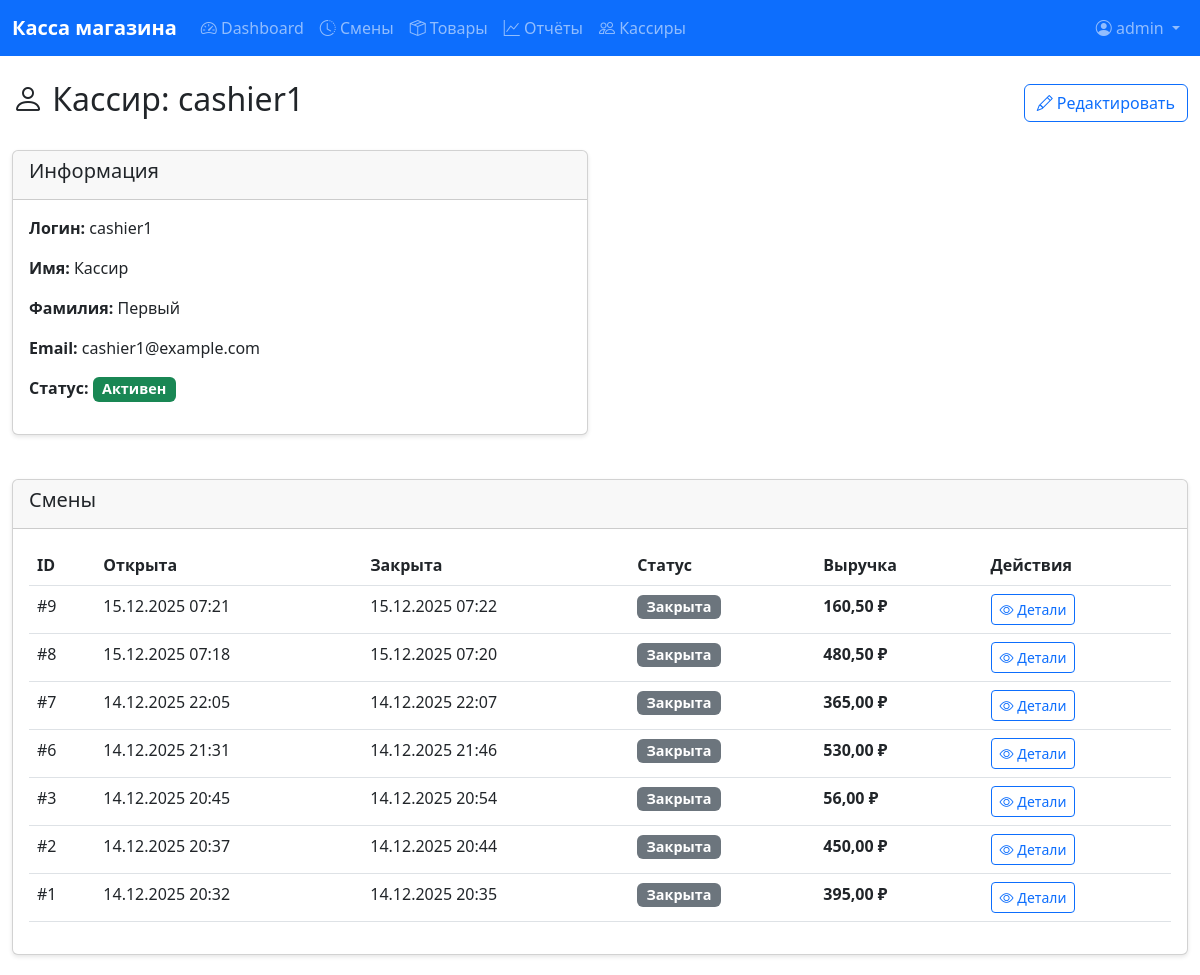
The page /admin-panel/cashiers/2/ (signed in) on the database its author committed.
### core/models.py (models this page shows, shortened)
class Shift(models.Model):
    STATUS_OPEN = 'OPEN'
    STATUS_CLOSED = 'CLOSED'
    STATUS_CHOICES = [
        (STATUS_OPEN, 'Открыта'),
        (STATUS_CLOSED, 'Закрыта'),
    ]
    cashier = models.ForeignKey(User, on_delete=models.CASCADE, related_name='shifts', verbose_name='Кассир')
    opened_at = models.DateTimeField(auto_now_add=True, verbose_name='Открыта')
    closed_at = models.DateTimeField(null=True, blank=True, verbose_name='Закрыта')
    status = models.CharField(max_length=10, choices=STATUS_CHOICES, default=STATUS_OPEN, verbose_name='Статус')
    opening_cash = models.DecimalField(max_digits=10, decimal_places=2, default=Decimal('0.00'), verbose_name='Наличные на начало')
    closing_cash = models.DecimalField(max_digits=10, decimal_places=2, null=True, blank=True, verbose_name='Наличные на конец')
    created_at = models.DateTimeField(auto_now_add=True, verbose_name='Создана')
    updated_at = models.DateTimeField(auto_now=True, verbose_name='Обновлена')
    class Meta:
        verbose_name = 'Смена'
        verbose_name_plural = 'Смены'
        ordering = ['-opened_at']
    @property
    def total_amount(self):
        sales = self.receipts.filter(receipt_type=Receipt.RECEIPT_SALE).aggregate(
            total=models.Sum('total_amount')
        )['total'] or Decimal('0.00')
        returns = self.receipts.filter(receipt_type=Receipt.RECEIPT_RETURN).aggregate(
            total=models.Sum('total_amount')
        )['total'] or Decimal('0.00')
        return sales - returns

### core/views.py (the view)
# urls.py: path('admin-panel/cashiers/<int:cashier_id>/', views.cashier_detail, name='cashier_detail'),
@login_required
def cashier_detail(request, cashier_id):
    if not (request.user.is_staff or request.user.is_superuser):
        return redirect('dashboard')
    cashier = get_object_or_404(User, id=cashier_id)
    shifts = Shift.objects.filter(cashier=cashier).order_by('-opened_at')
    return render(request, 'core/cashier_detail.html', {
        'cashier': cashier,
        'shifts': shifts
    })

### templates/core/cashier_detail.html (shortened to what this page needs)
{% extends 'core/base.html' %}
{% block content %}
<div class="row">
    <div class="col-12">
        <div class="d-flex justify-content-between align-items-center mb-4">
            <h2><i class="bi bi-person"></i> Кассир: {{ cashier.username }}</h2>
            <a href="{% url 'cashier_edit' cashier.id %}" class="btn btn-outline-primary">
                <i class="bi bi-pencil"></i> Редактировать
            </a>
        </div>
    </div>
</div>
<div class="row mb-4">
    <div class="col-md-6">
        <div class="card">
            <div class="card-header">
                <h5>Информация</h5>
            </div>
            <div class="card-body">
                <p><strong>Логин:</strong> {{ cashier.username }}</p>
                <p><strong>Имя:</strong> {{ cashier.first_name|default:"—" }}</p>
                <p><strong>Фамилия:</strong> {{ cashier.last_name|default:"—" }}</p>
                <p><strong>Email:</strong> {{ cashier.email|default:"—" }}</p>
                <p><strong>Статус:</strong>
                    {% if cashier.is_active %}
                        <span class="badge bg-success">Активен</span>
                    {% else %}
                        <span class="badge bg-danger">Заблокирован</span>
                    {% endif %}
                </p>
            </div>
        </div>
    </div>
</div>
<div class="card">
    <div class="card-header">
        <h5>Смены</h5>
    </div>
    <div class="card-body">
        <div class="table-responsive">
            <table class="table table-hover">
                <thead>
                    <tr>
                        <th>ID</th>
                        <th>Открыта</th>
                        <th>Закрыта</th>
                        <th>Статус</th>
                        <th>Выручка</th>
                        <th>Действия</th>
                    </tr>
                </thead>
                <tbody>
                    {% for shift in shifts %}
                    <tr>
                        <td>#{{ shift.id }}</td>
                        <td>{{ shift.opened_at|date:"d.m.Y H:i" }}</td>
                        <td>{{ shift.closed_at|date:"d.m.Y H:i"|default:"—" }}</td>
                        <td>
                            {% if shift.status == 'OPEN' %}
                                <span class="badge bg-success">Открыта</span>
                            {% else %}
                                <span class="badge bg-secondary">Закрыта</span>
                            {% endif %}
                        </td>
                        <td><strong>{{ shift.total_amount|floatformat:2 }} ₽</strong></td>
                        <td>
                            <a href="{% url 'shift_detail' shift.id %}" class="btn btn-sm btn-outline-primary">
                                <i class="bi bi-eye"></i> Детали
                            </a>
                        </td>
                    </tr>
                    {% empty %}
                    <tr>
                        <td colspan="6" class="text-center text-muted">Смены не найдены</td>
                    </tr>
                    {% endfor %}
                </tbody>
            </table>
        </div>
    </div>
</div>
{% endblock %}

### templates/core/base.html (shortened to what this page needs)
<!DOCTYPE html>
<html lang="ru">
<head>
    <link href="https://cdn.jsdelivr.net/npm/bootstrap@5.3.0/dist/css/bootstrap.min.css" rel="stylesheet">
    <link href="https://cdn.jsdelivr.net/npm/bootstrap-icons@1.11.0/font/bootstrap-icons.css" rel="stylesheet">
</head>
<body>
    <nav class="navbar navbar-expand-lg navbar-dark bg-primary">
        <div class="container-fluid">
            <a class="navbar-brand" href="{% url 'dashboard' %}">
                 Касса магазина
            </a>
            <div class="collapse navbar-collapse" id="navbarNav">
                <ul class="navbar-nav me-auto">
                    <li class="nav-item">
                        <a class="nav-link" href="{% url 'dashboard' %}">
                            <i class="bi bi-speedometer2"></i> Dashboard
                        </a>
                    </li>
                    <li class="nav-item">
                        <a class="nav-link" href="{% url 'shifts_list' %}">
                            <i class="bi bi-clock-history"></i> Смены
                        </a>
                    </li>
                    <li class="nav-item">
                        <a class="nav-link" href="{% url 'products_list' %}">
                            <i class="bi bi-box-seam"></i> Товары
                        </a>
                    </li>
                    {% if user.is_staff or user.is_superuser %}
                    <li class="nav-item">
                        <a class="nav-link" href="{% url 'reports' %}">
                            <i class="bi bi-graph-up"></i> Отчёты
                        </a>
                    </li>
                    <li class="nav-item">
                        <a class="nav-link" href="{% url 'cashiers_list' %}">
                            <i class="bi bi-people"></i> Кассиры
                        </a>
                    </li>
                    {% endif %}
                </ul>
                <ul class="navbar-nav">
                    <li class="nav-item dropdown">
                        <a class="nav-link dropdown-toggle" href="#" id="navbarDropdown" role="button" data-bs-toggle="dropdown">
                            <i class="bi bi-person-circle"></i> {{ user.username }}
                        </a>
                    </li>
                </ul>
            </div>
        </div>
    </nav>
    <div class="container-fluid mt-4">
        {% block content %}{% endblock %}
    </div>
</body>
</html>

### templates/core/base.html (style rules this page uses)
.navbar-brand { font-weight: bold; }
.card { box-shadow: 0 2px 4px rgba(0,0,0,0.1); margin-bottom: 20px; }
.badge { font-size: 0.9em; }
.table-responsive { border-radius: 8px; }

### rows shown on the page
Shift: id "9", opened_at "15.12.2025 07:21", closed_at "15.12.2025 07:22", status "Закрыта", total_amount "160,50"
Shift: id "8", opened_at "15.12.2025 07:18", closed_at "15.12.2025 07:20", status "Закрыта", total_amount "480,50"
Shift: id "7", opened_at "14.12.2025 22:05", closed_at "14.12.2025 22:07", status "Закрыта", total_amount "365,00"
Shift: id "6", opened_at "14.12.2025 21:31", closed_at "14.12.2025 21:46", status "Закрыта", total_amount "530,00"
Shift: id "3", opened_at "14.12.2025 20:45", closed_at "14.12.2025 20:54", status "Закрыта", total_amount "56,00"
Shift: id "2", opened_at "14.12.2025 20:37", closed_at "14.12.2025 20:44", status "Закрыта", total_amount "450,00"
Shift: id "1", opened_at "14.12.2025 20:32", closed_at "14.12.2025 20:35", status "Закрыта", total_amount "395,00"

### other values the page prints
{{ user.username }} "admin"
{{ cashier.username }} "cashier1"
{{ cashier.first_name|default:"—" }} "Кассир"
{{ cashier.last_name|default:"—" }} "Первый"
{{ cashier.email|default:"—" }} "cashier1@example.com"
